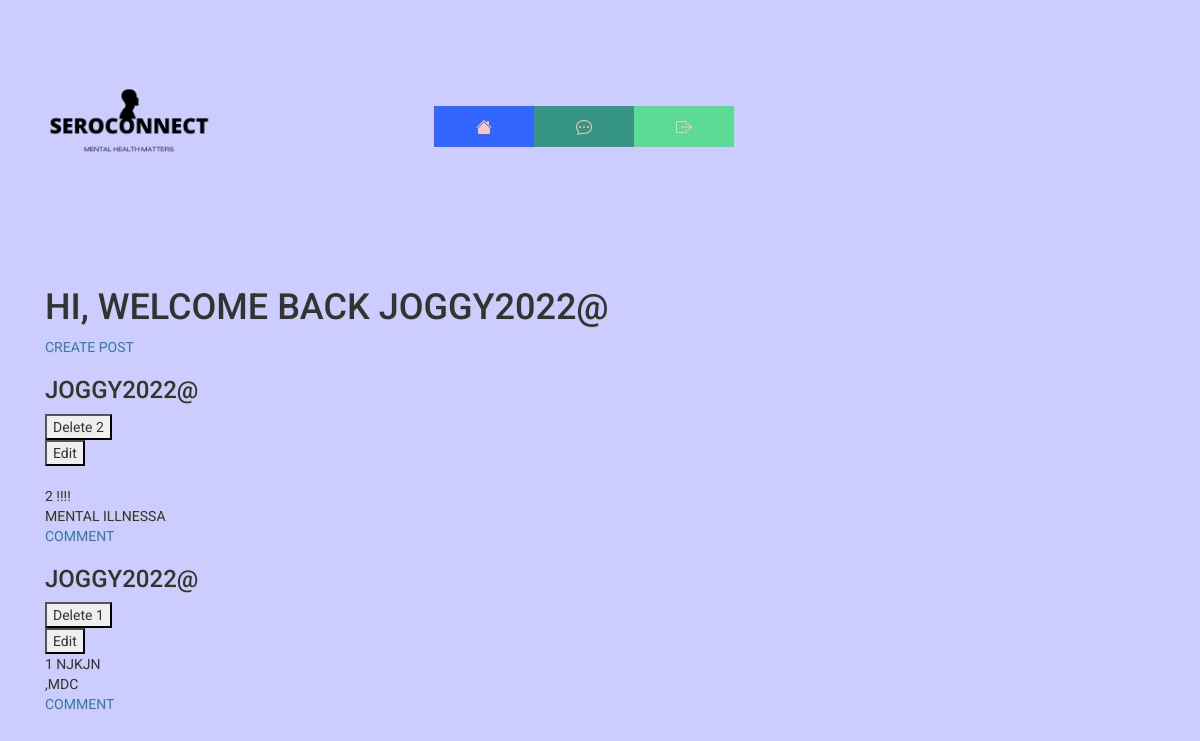
The page /forum (signed in) on the database its author committed.
### website/database/models.py (models this page shows)
class User(db.Model, UserMixin):
    id=db.Column(db.Integer,primary_key=True)
    email=db.Column(db.String(150),unique=True)
    password=db.Column(db.String(150))
    username=db.Column(db.String(150))
    date=db.Column(db.DateTime(timezone=True), default=func.now())
    activation=db.Column(db.Boolean,nullable=False,default=False)
    Post = db.relationship("Post", back_populates="owner",cascade='delete')

class Post(db.Model):
    id=db.Column(db.Integer,primary_key=True)
    title = db.Column(db.String(100), nullable=False)
    content = db.Column(db.Text)
    user_id = db.Column(db.Integer, db.ForeignKey("user.id"))
    date=db.Column(db.DateTime(timezone=True), default=func.now())
    anonymous=db.Column(db.Boolean,nullable=False,default=False)
    owner=db.relationship('User',back_populates='Post')
    comments=db.relationship('Comment',back_populates='post',cascade='delete')
    image=db.relationship('Image',back_populates='post',cascade='delete')

### website/views.py (the view)
@views.route('/forum',methods=['GET', 'POST'])
@login_required
@check_confirmed
def forum():
    page=request.args.get('page',1,type=int)
    posts=Post.query.order_by(Post.date.desc()).paginate(page=page,per_page=4)
    if "hx_request"  in request.headers:
        return render_template("forum/viewpost.html",user=current_user,postuser=User,posts=posts,postcomment=Comment,postimage=Image)
    return render_template("forum/forum.html",user=current_user,postuser=User,posts=posts,postcomment=Comment,postimage=Image)

### website/__init__.py (called while the page is built)
@login_manager.user_loader
def load_user(id):
    return User.query.get(int(id))

### website/templates/forum/forum.html
{% extends "base.html" %} {% block title %}SeroConnect{% endblock %}{% block content%}
<h1>Hi, Welcome back {{user.username}}</h1>
<a href="{{url_for('post.createpost')}}">Create post</a>
{% include 'forum/viewpost.html' %}
{%endblock%}

### website/templates/base.html (shortened to what this page needs)
<!DOCTYPE html>
<html lang="en">
  <head>
    <link rel="stylesheet" href="https://stackpath.bootstrapcdn.com/bootstrap/4.4.1/css/bootstrap.min.css"
/>
    <link rel="stylesheet" href="path/to/font-awesome/css/font-awesome.min.css">
    <link rel="stylesheet" href="https://cdn.jsdelivr.net/npm/bootstrap@3.3.7/dist/css/bootstrap.min.css">
    <link rel="stylesheet" href="https://cdn.jsdelivr.net/npm/bootstrap@3.3.7/dist/css/bootstrap-theme.min.css">
    <link rel="stylesheet" href="https://stackpath.bootstrapcdn.com/font-awesome/4.7.0/css/font-awesome.min.css"/>
    <link rel= "stylesheet" type= "text/css" href= "{{ url_for('static',filename='css/styles.css') }}">
  </head>
  <body>
   <nav class="navbar">
      <img src="{{ url_for('static',filename='images/seroconnect.png') }}" alt="logo" class="logo">
      <button class="navbar-toggler"  type="button"
        data-toggle="collapse"
        data-target="#navbar"
       >
       <span class="navbar-toggler-icon"></span>
      <button class="navbar-toggler" type="button" data-toggle="collapse" data-target="#navbar">
        <span class="navbar-toggler-icon"></span>
      </button>
        <ul class="nav">
          <li>
            <a href="/" >
            </a>
          </li>
          {% if user.is_authenticated%}
          <li>
            <a href="/forum">
            </a>
          </li>
          <li>
            <a href="/logout" target = "_blank">
            </a>
          </li>
         {% endif %}
         <div class="background"></div>
        </ul>
    </nav>
      <div class="container">{% block content %}{% endblock %}</div>
  </body>
</html>

### website/templates/forum/viewpost.html (shortened to what this page needs)
{%for post in posts.items%}
{% if loop.last and posts.has_next %}
<div hx-get="{{url_for('views.forum', page = posts.next_num)}}" hx-trigger="revealed" hx-swap="afterend">
  {% else %}
  <div>
    {%endif%}
    <section>
      {% if post.anonymous==False %}
      <h3>{{postuser.query.filter_by(id=post.user_id).first().username }}</h3>
      {%else%}
      <h3>Anonymous</h3>
      {%endif%}
      {% if post.user_id==user.id%}
      <form action="{{ url_for('post.deletepost',postid=post.id) }}" class='deleteform' method="POST">
        <button class='deletebtn' action="submit">Delete {{post.id}}</button>
      </form>
      <form action="{{ url_for('post.editpost',postid=post.id) }}" method="GET">
        <button id='editbtn' action="submit">Edit</button>
      </form>
      <div class="images">
        {% set images=postimage.query.filter(postimage.post_id==post.id).all()%}
        {%if images%}
        {%for image in images %}
        <div class="image-display">
        </div>
        {%endfor%}
        {%endif%}
      </div>
      {% endif %}
      {{post.id}}
      {{post.title}}
      <br>
      {{post.content}}
      <br>
      <a href="{{url_for('comments.show_comments',postid=post.id,userid=current_user.id)}}">Comment</a>
  </div>
  {%endfor%}

### website/static/css/styles.css (style rules this page uses)
body { background: #ccccff; font-family: 'Roboto', sans-serif; text-transform:uppercase; text-shadow: .5px .5px 0#CCCCCC; }
.background { position: fixed; z-index: -1; top: 0; right: 0; bottom: 0; left: 0; transition: .75s; }
nav img { width: 20%; }
.nav { padding: 0px; width: 640px; margin: 100px auto auto auto; }
ul { list-style-type: none; }
li a { padding: 30px; float:left; width: 100px; text-align:center; font-size:15px; color:#fdc6be; text-decoration:none; }
.nav li:first-child a { background:#3366ff !important; }
.nav li:nth-child(2) a { background:#379683 !important; }
.nav li:nth-child(3) a { background:#5cdb95 !important; }

### rows shown on the page
User: username "JOGGY2022@", query.filter_by "JOGGY2022@"
Post: id "2", title "!!!!", content "MENTAL ILLNESSA"
Post: id "1", title "NJKJN", content ",MDC"
